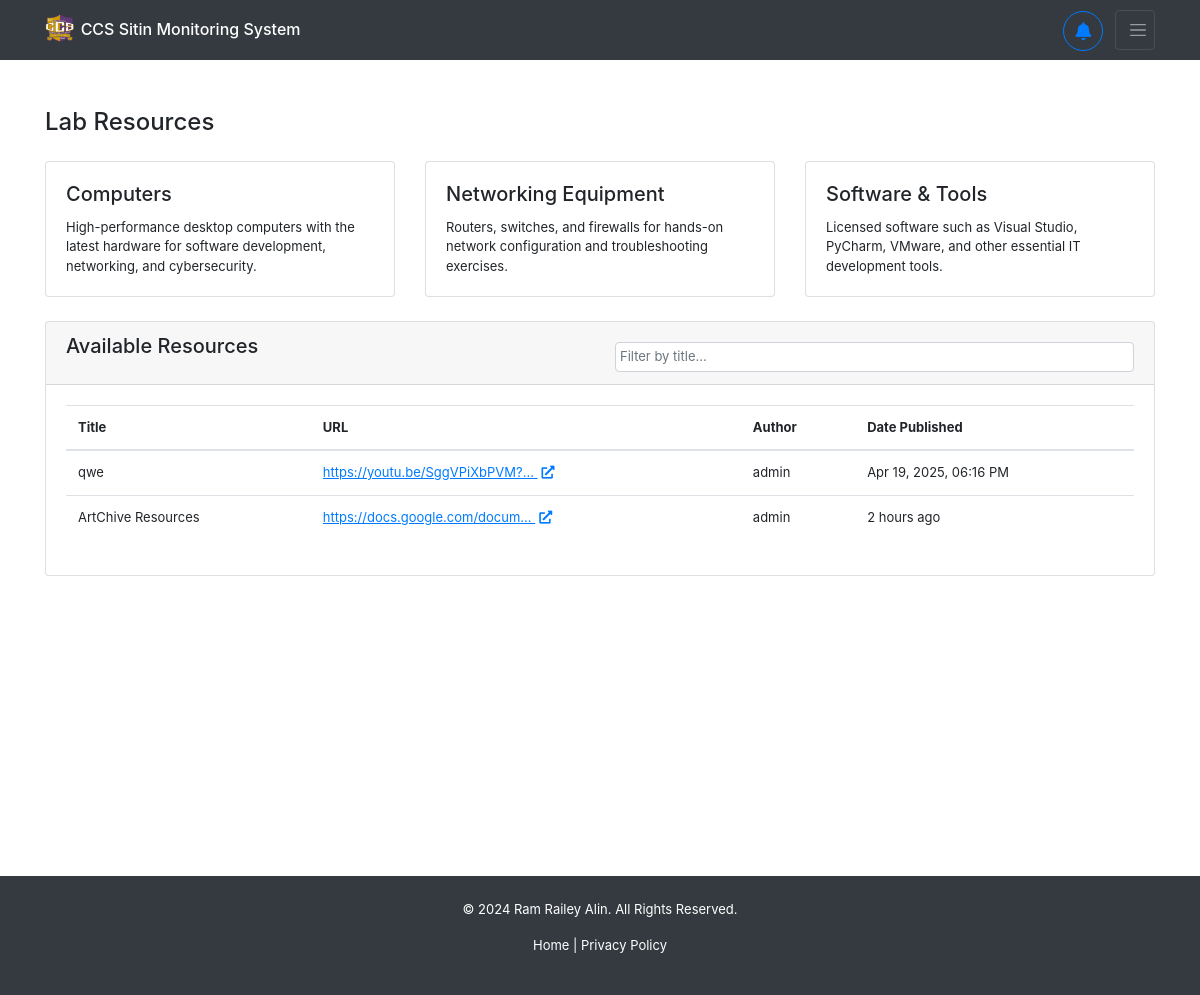
Page /resources/ (signed in) on the committed database.
### backend/models.py (models this page shows, shortened)
class LabResource(models.Model):
    url = models.URLField(blank=True, null=True)
    title = models.CharField(max_length=50, blank=True, null=True)
    created_at = models.DateTimeField(auto_now_add=True)
    updated_at = models.DateTimeField(auto_now=True)
    is_enabled = models.BooleanField(default=True, blank=True, null=True)
    created_by = models.ForeignKey(User, on_delete=models.SET_NULL, null=True, blank=True, limit_choices_to={ 'is_superuser': True })

### backend/views.py (the view)
# urls.py: path('resources/', views.resources, name='user-resources'),
@login_required
def resources(request):
    if request.user.is_authenticated:
        lab_resources = LabResource.objects.all().filter(is_enabled=True)
        schedule = Registration.objects.values('study_load').get(idno=request.user.registration.idno)
        return render(request, 'backend/pages/resources.html', context={ 'lab_resources': lab_resources, 'schedule': schedule })
    return redirect('/')

### backend/templatetags/custom_filters.py (called while the page is built)
@register.filter
def time_ago(value):
    if not value:
        return ""
    now = timezone.localtime(timezone.now())
    value = timezone.localtime(value)
    diff = now - value
    seconds = diff.total_seconds()
    if seconds < 60:
        return f"{int(seconds)} seconds ago"
    elif seconds < 3600:
        minutes = int(seconds / 60)
        return f"{minutes} minute{'s' if minutes != 1 else ''} ago"
    elif seconds < 86400:
        hours = int(seconds / 3600)
        return f"{hours} hour{'s' if hours != 1 else ''} ago"
    else:
        return value.strftime("%b %d, %Y, %I:%M %p ")  # Fallback to date if > 1 day

### backend/templates/backend/pages/resources.html (shortened to what this page needs)
{% extends 'backend/base.html' %}
{% load custom_filters %}
{% block content %}
<div class="container mt-5">
    <h4 class="mb-4">Lab Resources</h4>
    <div class="row mb-4">
        <div class="col-md-4">
            <div class="card">
                <div class="card-body">
                    <h5 class="card-title">Computers</h5>
                    <p class="card-text">High-performance desktop computers with the latest hardware for software development, networking, and cybersecurity.</p>
                </div>
            </div>
        </div>
        <div class="col-md-4">
            <div class="card">
                <div class="card-body">
                    <h5 class="card-title">Networking Equipment</h5>
                    <p class="card-text">Routers, switches, and firewalls for hands-on network configuration and troubleshooting exercises.</p>
                </div>
            </div>
        </div>
        <div class="col-md-4">
            <div class="card">
                <div class="card-body">
                    <h5 class="card-title">Software & Tools</h5>
                    <p class="card-text">Licensed software such as Visual Studio, PyCharm, VMware, and other essential IT development tools.</p>
                </div>
            </div>
        </div>
    </div>
    <div class="card mb-4">
        <div class="card-header">
            <div class="row">
                <div class="col-md-6">
                    <h5 class="mb-0">Available Resources</h5>
                </div>
                <div class="col-md-6 text-right">
                    <input type="text" id="resourceSearch" class="form-control mt-2 p-1" placeholder="Filter by title...">
                </div>
            </div>
        </div>
        <div class="card-body">
            <div class="table-responsive">
                <table class="table table-hover" id="resourcesTable">
                    <thead>
                        <tr>
                            <th>Title</th>
                            <th>URL</th>
                            <th>Author</th>
                            <th>Date Published</th>
                        </tr>
                    </thead>
                    <tbody>
                        {% for resource in lab_resources %}
                        <tr>
                            <td>{{ resource.title }}</td>
                            <td>
                                <a href="{{ resource.url }}" target="_blank" class="text-primary" style="text-decoration: underline;">
                                    {{ resource.url|truncatechars:30 }}
                                    <i class="fas fa-external-link-alt ml-1"></i>
                                </a>
                            </td>
                            <td>{{ resource.created_by.get_full_name|default:resource.created_by.username }}</td>
                            <td>{{ resource.created_at|time_ago }}</td>
                        </tr>
                        {% empty %}
                        <tr>
                            <td colspan="5" class="text-center text-muted small">No resources available</td>
                        </tr>
                        {% endfor %}
                    </tbody>
                </table>
            </div>
        </div>
    </div>
</div>
{% endblock %}

### backend/static/backend/css/styles.css (style rules this page uses)
* { box-sizing: border-box; padding: 0; margin: 0; }
input { width: 100%; font-size: small; }
p { font-size: small; }
input[type="text"], input[type="email"], input[type="password"], input[type="number"], input[type="search"], input[type="tel"], input[type="url"], input[type="date"], input[type="datetime-local"], input[type="month"], input[type="week"], input[type="time"], textarea, select { font-size: small !important; }

### backend/templates/backend/pages/resources.html (style rules this page uses)
table { font-size: small !important; }

### rows in the picture
LabResource: title "qwe", url "https://youtu.be/SggVPiXbPVM?…", created_by.get_full_name "admin", created_at "Apr 19, 2025, 06:16 PM"
LabResource: title "ArtChive Resources", url "https://docs.google.com/docum…", created_by.get_full_name "admin", created_at "2 hours ago"
